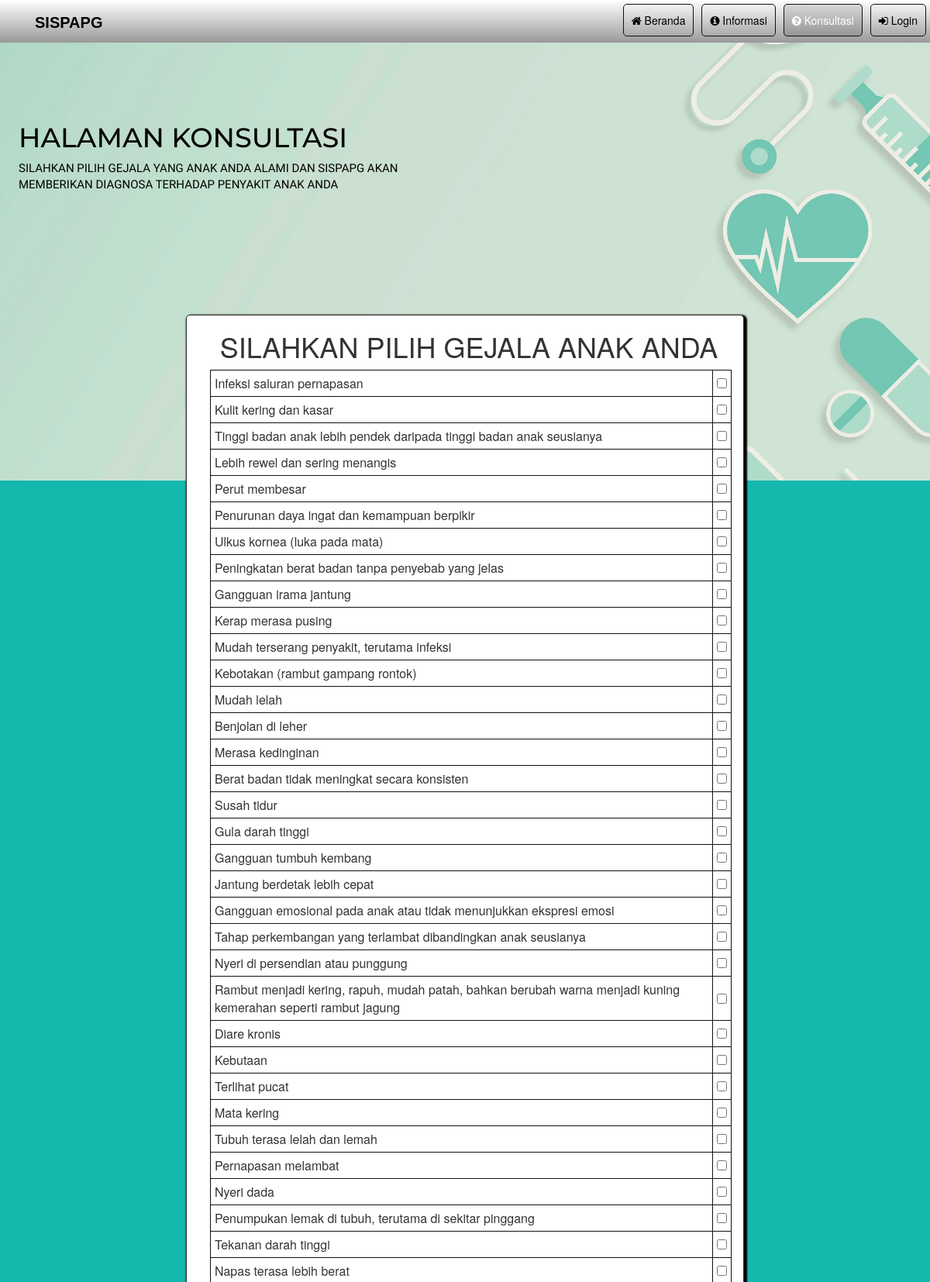
The page /konsultasi.php (upper part) on the database its author committed.
### tables this page shows
CREATE TABLE `gejala` (
  `id_gejala` int(11) NOT NULL,
  `nama_gejala` varchar(200) NOT NULL
);

### konsultasi.php (the view, shortened to what this page needs)
<html>
    <head>
        <link rel="stylesheet" href="css/style.css" />
        <link rel="stylesheet" href="https://cdnjs.cloudflare.com/ajax/libs/font-awesome/4.7.0/css/font-awesome.min.css" type='text/css'>
        <link rel="stylesheet" href="https://maxcdn.bootstrapcdn.com/bootstrap/3.3.7/css/bootstrap.min.css">
    </head>
    <body style="background-color: rgb(20,184,173);">
    <ul>
            <li><a   href="login.php"> <i class="fa fa-sign-in" aria-hidden="true"></i> Login</a></li>
            <li><a class="active" href="konsultasi.php"> <i class="fa fa-question-circle" aria-hidden="true"></i> Konsultasi</a></li>
            <li><a  href="informasi.php"> <i class="fa fa-info-circle" aria-hidden="true"></i> Informasi</a></li>
            <li><a href="index.php"><i class="fa fa-home"></i> Beranda</a></li>
            <li style="float:left; border:none; "><b href="index.php" style="color:black;">SISPAPG</b></li>
        </ul>
        <div class="box-welcome">
            <h1 style="font-size: 35px; font-family: 'Montserrat';">HALAMAN KONSULTASI</h1>
            <p style="font-size: 15px;  font-family: 'Kanit'; ">SILAHKAN PILIH GEJALA YANG ANAK ANDA ALAMI DAN SISPAPG AKAN MEMBERIKAN DIAGNOSA TERHADAP PENYAKIT ANAK ANDA</p>
            </div>
        <div class="box-tabel-konsul">
            <h1 style="text-align: center;">SILAHKAN PILIH GEJALA ANAK ANDA</h1>
            <form action="hasilkonsul.php" method="post">
                <table>
            <?php
                    include "koneksi.php";
                    $query = mysqli_query($conn,"select * from gejala");
                    while($data = mysqli_fetch_array($query)){
                        echo "<tr>";
                                echo"<td style='padding:5px'>$data[nama_gejala]</td>";
                                echo"<td style='padding:5px; padding-top:2px;'><input style='float:right' type='checkbox' value='$data[id_gejala]' name='gejala[]'></td>";
                        echo "</tr>";
                    }
                    ?>
                </table>
            </form>
        </div>
    </body>
</html>

### css/style.css (style rules this page uses)
body { font-family: Arial, sans-serif; color: #333; background-color: violet; background-image: url(image/bgg.png); background-size: 100%; background-repeat: no-repeat; background-position-y: 46px; margin: 0; padding: 0; height: 100%; }
.box-welcome { position: relative; width: 550px; height: 180px; color:black; padding: 2%; text-align: left; font-family:"Allerta Stencil", Sans-serif; top:50px; margin-bottom: 50px; }
ul { list-style-type: none; overflow: hidden; background-image:linear-gradient(white, black 250%); border: #111; position: relative; margin: 0; }
li { float: right; margin: 5px; margin-bottom: 1px; border: #111 solid 0.5px; border-radius: 5px; }
li a { display: block; color: black; text-align: center; padding: 10px; text-decoration: none; }
li a.active { background-color: rgba(0, 0, 0, 0.116); color: white; }
li b { display: block; color: white; text-align: center; padding: 10px 0px; text-decoration: none; font-family: Tahoma, Verdana, sans-serif; font-size: 20px; }
.box-tabel-konsul { top: 5%; left: 20%; position: fixed; width: 60%; position: relative; background-color:white; border: 1px solid; padding-top: 0; margin-bottom: 100px; border-radius: 5px; box-shadow: 2px 2px 2px 2px black; padding-bottom: 80px; padding-left: 10px; }
.box-tabel-konsul table { border: #111 solid 1px; margin-left: 20px; width: 95%; }
.box-tabel-konsul table td { border: #111 1px solid }
.box-tabel-informasi table,th,td { border: 1px solid; margin-left: 25px; margin-top: 60px; margin-right: 25px; }

### rows shown on the page
gejala: nama_gejala "Infeksi saluran pernapasan"
gejala: nama_gejala "Kulit kering dan kasar"
gejala: nama_gejala "Tinggi badan anak lebih pendek daripada tinggi badan anak seusianya"
gejala: nama_gejala "Lebih rewel dan sering menangis"
gejala: nama_gejala "Perut membesar"
gejala: nama_gejala "Penurunan daya ingat dan kemampuan berpikir"
gejala: nama_gejala "Ulkus kornea (luka pada mata)"
gejala: nama_gejala "Peningkatan berat badan tanpa penyebab yang jelas"
gejala: nama_gejala "Gangguan irama jantung"
gejala: nama_gejala "Kerap merasa pusing"
gejala: nama_gejala "Mudah terserang penyakit, terutama infeksi"
gejala: nama_gejala "Kebotakan (rambut gampang rontok)"
gejala: nama_gejala "Mudah lelah"
gejala: nama_gejala "Benjolan di leher"
gejala: nama_gejala "Merasa kedinginan"
gejala: nama_gejala "Berat badan tidak meningkat secara konsisten"
gejala: nama_gejala "Susah tidur"
gejala: nama_gejala "Gula darah tinggi"
gejala: nama_gejala "Gangguan tumbuh kembang"
gejala: nama_gejala "Jantung berdetak lebih cepat"
gejala: nama_gejala "Gangguan emosional pada anak atau tidak menunjukkan ekspresi emosi"
gejala: nama_gejala "Tahap perkembangan yang terlambat dibandingkan anak seusianya"
gejala: nama_gejala "Nyeri di persendian atau punggung"
gejala: nama_gejala "Rambut menjadi kering, rapuh, mudah patah, bahkan berubah warna menjadi kuning kemerahan seperti rambut jagung"
gejala: nama_gejala "Diare kronis"
gejala: nama_gejala "Kebutaan"
gejala: nama_gejala "Terlihat pucat"
gejala: nama_gejala "Mata kering"
gejala: nama_gejala "Tubuh terasa lelah dan lemah"
gejala: nama_gejala "Pernapasan melambat"
gejala: nama_gejala "Nyeri dada"
gejala: nama_gejala "Penumpukan lemak di tubuh, terutama di sekitar pinggang"
gejala: nama_gejala "Tekanan darah tinggi"
gejala: nama_gejala "Napas terasa lebih berat"
